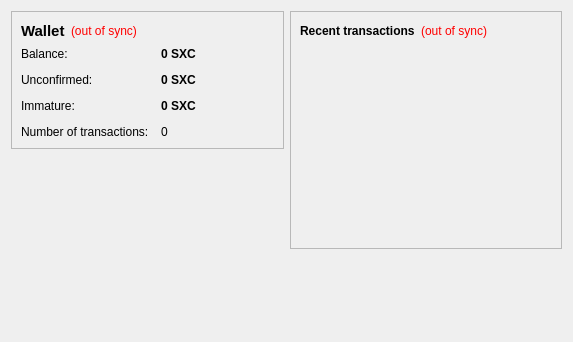
<?xml version="1.0" encoding="UTF-8"?>
<ui version="4.0">
 <class>OverviewPage</class>
 <widget class="QWidget" name="OverviewPage">
  <property name="geometry">
   <rect>
    <x>0</x>
    <y>0</y>
    <width>573</width>
    <height>342</height>
   </rect>
  </property>
  <property name="windowTitle">
   <string>Form</string>
  </property>
  <layout class="QHBoxLayout" name="horizontalLayout" stretch="1,1">
   <item>
    <layout class="QVBoxLayout" name="verticalLayout_2">
     <item>
      <widget class="QFrame" name="frame">
       <property name="frameShape">
        <enum>QFrame::StyledPanel</enum>
       </property>
       <property name="frameShadow">
        <enum>QFrame::Raised</enum>
       </property>
       <layout class="QVBoxLayout" name="verticalLayout_4">
        <item>
         <layout class="QHBoxLayout" name="horizontalLayout_4">
          <item>
           <widget class="QLabel" name="label_5">
            <property name="font">
             <font>
              <pointsize>11</pointsize>
              <weight>75</weight>
              <bold>true</bold>
             </font>
            </property>
            <property name="text">
             <string>Wallet</string>
            </property>
           </widget>
          </item>
          <item>
           <widget class="QLabel" name="labelWalletStatus">
            <property name="toolTip">
             <string>The displayed information may be out of date. Your wallet automatically synchronizes with the Sexcoin network after a connection is established, but this process has not completed yet.</string>
            </property>
            <property name="styleSheet">
             <string notr="true">QLabel { color: red; }</string>
            </property>
            <property name="text">
             <string notr="true">(out of sync)</string>
            </property>
            <property name="alignment">
             <set>Qt::AlignLeading|Qt::AlignLeft|Qt::AlignVCenter</set>
            </property>
           </widget>
          </item>
          <item>
           <spacer name="horizontalSpacer_2">
            <property name="orientation">
             <enum>Qt::Horizontal</enum>
            </property>
            <property name="sizeHint" stdset="0">
             <size>
              <width>40</width>
              <height>20</height>
             </size>
            </property>
           </spacer>
          </item>
         </layout>
        </item>
        <item>
         <layout class="QFormLayout" name="formLayout_2">
          <property name="fieldGrowthPolicy">
           <enum>QFormLayout::AllNonFixedFieldsGrow</enum>
          </property>
          <property name="horizontalSpacing">
           <number>12</number>
          </property>
          <property name="verticalSpacing">
           <number>12</number>
          </property>
          <item row="0" column="0">
           <widget class="QLabel" name="label">
            <property name="text">
             <string>Balance:</string>
            </property>
           </widget>
          </item>
          <item row="0" column="1">
           <widget class="QLabel" name="labelBalance">
            <property name="font">
             <font>
              <weight>75</weight>
              <bold>true</bold>
             </font>
            </property>
            <property name="cursor">
             <cursorShape>IBeamCursor</cursorShape>
            </property>
            <property name="toolTip">
             <string>Your current balance</string>
            </property>
            <property name="text">
             <string notr="true">0 SXC</string>
            </property>
            <property name="textInteractionFlags">
             <set>Qt::LinksAccessibleByMouse|Qt::TextSelectableByKeyboard|Qt::TextSelectableByMouse</set>
            </property>
           </widget>
          </item>
          <item row="1" column="0">
           <widget class="QLabel" name="label_3">
            <property name="text">
             <string>Unconfirmed:</string>
            </property>
           </widget>
          </item>
          <item row="1" column="1">
           <widget class="QLabel" name="labelUnconfirmed">
            <property name="font">
             <font>
              <weight>75</weight>
              <bold>true</bold>
             </font>
            </property>
            <property name="cursor">
             <cursorShape>IBeamCursor</cursorShape>
            </property>
            <property name="toolTip">
             <string>Total of transactions that have yet to be confirmed, and do not yet count toward the current balance</string>
            </property>
            <property name="text">
             <string notr="true">0 SXC</string>
            </property>
            <property name="textInteractionFlags">
             <set>Qt::LinksAccessibleByMouse|Qt::TextSelectableByKeyboard|Qt::TextSelectableByMouse</set>
            </property>
           </widget>
          </item>
          <item row="3" column="0">
           <widget class="QLabel" name="label_2">
            <property name="text">
             <string>Number of transactions:</string>
            </property>
           </widget>
          </item>
          <item row="3" column="1">
           <widget class="QLabel" name="labelNumTransactions">
            <property name="toolTip">
             <string>Total number of transactions in wallet</string>
            </property>
            <property name="text">
             <string notr="true">0</string>
            </property>
           </widget>
          </item>
          <item row="2" column="0">
           <widget class="QLabel" name="labelImmatureText">
            <property name="text">
             <string>Immature:</string>
            </property>
           </widget>
          </item>
          <item row="2" column="1">
           <widget class="QLabel" name="labelImmature">
            <property name="font">
             <font>
              <weight>75</weight>
              <bold>true</bold>
             </font>
            </property>
            <property name="toolTip">
             <string>Mined balance that has not yet matured</string>
            </property>
            <property name="text">
             <string notr="true">0 SXC</string>
            </property>
            <property name="textInteractionFlags">
             <set>Qt::LinksAccessibleByMouse|Qt::TextSelectableByKeyboard|Qt::TextSelectableByMouse</set>
            </property>
           </widget>
          </item>
         </layout>
        </item>
       </layout>
      </widget>
     </item>
     <item>
      <spacer name="verticalSpacer">
       <property name="orientation">
        <enum>Qt::Vertical</enum>
       </property>
       <property name="sizeHint" stdset="0">
        <size>
         <width>20</width>
         <height>40</height>
        </size>
       </property>
      </spacer>
     </item>
    </layout>
   </item>
   <item>
    <layout class="QVBoxLayout" name="verticalLayout_3">
     <item>
      <widget class="QFrame" name="frame_2">
       <property name="frameShape">
        <enum>QFrame::StyledPanel</enum>
       </property>
       <property name="frameShadow">
        <enum>QFrame::Raised</enum>
       </property>
       <layout class="QVBoxLayout" name="verticalLayout">
        <item>
         <layout class="QHBoxLayout" name="horizontalLayout_2">
          <item>
           <widget class="QLabel" name="label_4">
            <property name="text">
             <string>&lt;b&gt;Recent transactions&lt;/b&gt;</string>
            </property>
           </widget>
          </item>
          <item>
           <widget class="QLabel" name="labelTransactionsStatus">
            <property name="toolTip">
             <string>The displayed information may be out of date. Your wallet automatically synchronizes with the Sexcoin network after a connection is established, but this process has not completed yet.</string>
            </property>
            <property name="styleSheet">
             <string notr="true">QLabel { color: red; }</string>
            </property>
            <property name="text">
             <string notr="true">(out of sync)</string>
            </property>
            <property name="alignment">
             <set>Qt::AlignRight|Qt::AlignTrailing|Qt::AlignVCenter</set>
            </property>
           </widget>
          </item>
          <item>
           <spacer name="horizontalSpacer">
            <property name="orientation">
             <enum>Qt::Horizontal</enum>
            </property>
            <property name="sizeHint" stdset="0">
             <size>
              <width>40</width>
              <height>20</height>
             </size>
            </property>
           </spacer>
          </item>
         </layout>
        </item>
        <item>
         <widget class="QListView" name="listTransactions">
          <property name="styleSheet">
           <string notr="true">QListView { background: transparent; }</string>
          </property>
          <property name="frameShape">
           <enum>QFrame::NoFrame</enum>
          </property>
          <property name="verticalScrollBarPolicy">
           <enum>Qt::ScrollBarAlwaysOff</enum>
          </property>
          <property name="horizontalScrollBarPolicy">
           <enum>Qt::ScrollBarAlwaysOff</enum>
          </property>
          <property name="selectionMode">
           <enum>QAbstractItemView::NoSelection</enum>
          </property>
         </widget>
        </item>
       </layout>
      </widget>
     </item>
     <item>
      <spacer name="verticalSpacer_2">
       <property name="orientation">
        <enum>Qt::Vertical</enum>
       </property>
       <property name="sizeHint" stdset="0">
        <size>
         <width>20</width>
         <height>40</height>
        </size>
       </property>
      </spacer>
     </item>
    </layout>
   </item>
  </layout>
 </widget>
 <resources/>
 <connections/>
</ui>
